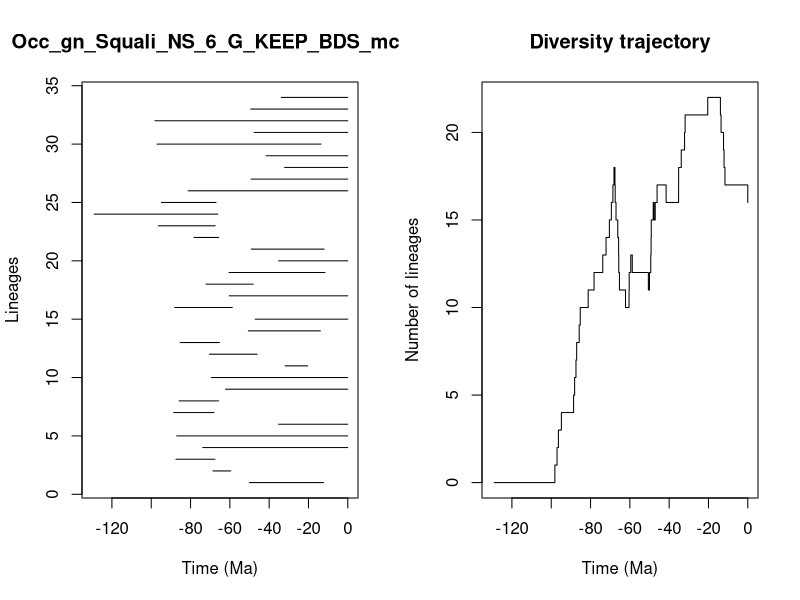

Write R code to recreate this figure.


pdf(file='../Results/Genus_NS/5_MA_bins_EP_FT/pyrate_mcmc_logs/Occ_gn_Squali_NS_6_G_KEEP_BDS_mcmc_LTT.pdf',width=0.6*20, height=0.6*10)
title = "Occ_gn_Squali_NS_6_G_KEEP_BDS_mcmc"
ts=c(50.01990672714258, 68.61793210775855,87.41116830446249,73.78353682739946,87.05775043376799,35.20164581371196,88.63051514956044,85.77373171351537,62.20804996674531,69.41187137918162,31.88238608577593,70.4143208726736,85.24958506224846,50.58334962375321,47.086864503229194,88.09399406689099,60.33372773548134,72.11496330150152,60.41061566709339,35.18003469677228,49.104660924568,78.21022131457559,96.34553522562156,129.02188169174815,94.82799018253375,81.20152349100259,49.19676807146359,32.16650367084566,41.545757633042356,97.04241990291524,47.6798705391463,98.15540339277226,49.36134692234614,33.84913826157579)
te=c(12.334218311068481, 59.5369952762751,67.57776538139909,0.0,0.0,0.0,68.07234803073904,65.72076910458334,0.0,0.0,20.366974040930035,46.14494774638575,65.28769061799545,13.925072072908005,0.0,58.770247053478755,0.0,48.114461131979176,11.607526279430221,0.0,12.070040906806428,65.6307697176373,67.4630598004954,66.1500355072599,67.03713078986873,0.0,0.0,0.0,0.0,13.585381582738954,0.0,0.0,0.0,0.0)
div_traj=c(0, 1,2,3,4,5,6,7,8,9,10,11,12,13,14,15,16,17,18,17,16,15,14,13,12,11,10,11,12,13,12,11,12,13,14,15,16,15,16,17,16,17,18,19,20,21,22,21,20,19,18,17,16)
time_events=c(129.02188169174815, 98.15540339277226,97.04241990291524,96.34553522562156,94.82799018253375,88.63051514956044,88.09399406689099,87.41116830446249,87.05775043376799,85.77373171351537,85.24958506224846,81.20152349100259,78.21022131457559,73.78353682739946,72.11496330150152,70.4143208726736,69.41187137918162,68.61793210775855,68.07234803073904,67.57776538139909,67.4630598004954,67.03713078986873,66.1500355072599,65.72076910458334,65.6307697176373,65.28769061799545,62.20804996674531,60.41061566709339,60.33372773548134,59.5369952762751,58.770247053478755,50.58334962375321,50.01990672714258,49.36134692234614,49.19676807146359,49.104660924568,48.114461131979176,47.6798705391463,47.086864503229194,46.14494774638575,41.545757633042356,35.20164581371196,35.18003469677228,33.84913826157579,32.16650367084566,31.88238608577593,20.366974040930035,13.925072072908005,13.585381582738954,12.334218311068481,12.070040906806428,11.607526279430221,0.0)
                par(mfrow=c(1,2))
                L = length(ts)
                plot(ts, 1:L , xlim=c(-max(ts)-1,0), pch=20, type="n", main=title,xlab="Time (Ma)",ylab="Lineages")
                for (i in 1:L){segments(x0=-te[i],y0=i,x1=-ts[i],y1=i)}    
                t = -time_events
                plot(div_traj ~ t,type="s", main = "Diversity trajectory",xlab="Time (Ma)",ylab="Number of lineages",xlim=c(-max(ts)-1,0))
                abline(v=c(65,200,251,367,445),lty=2,col="gray")
                
